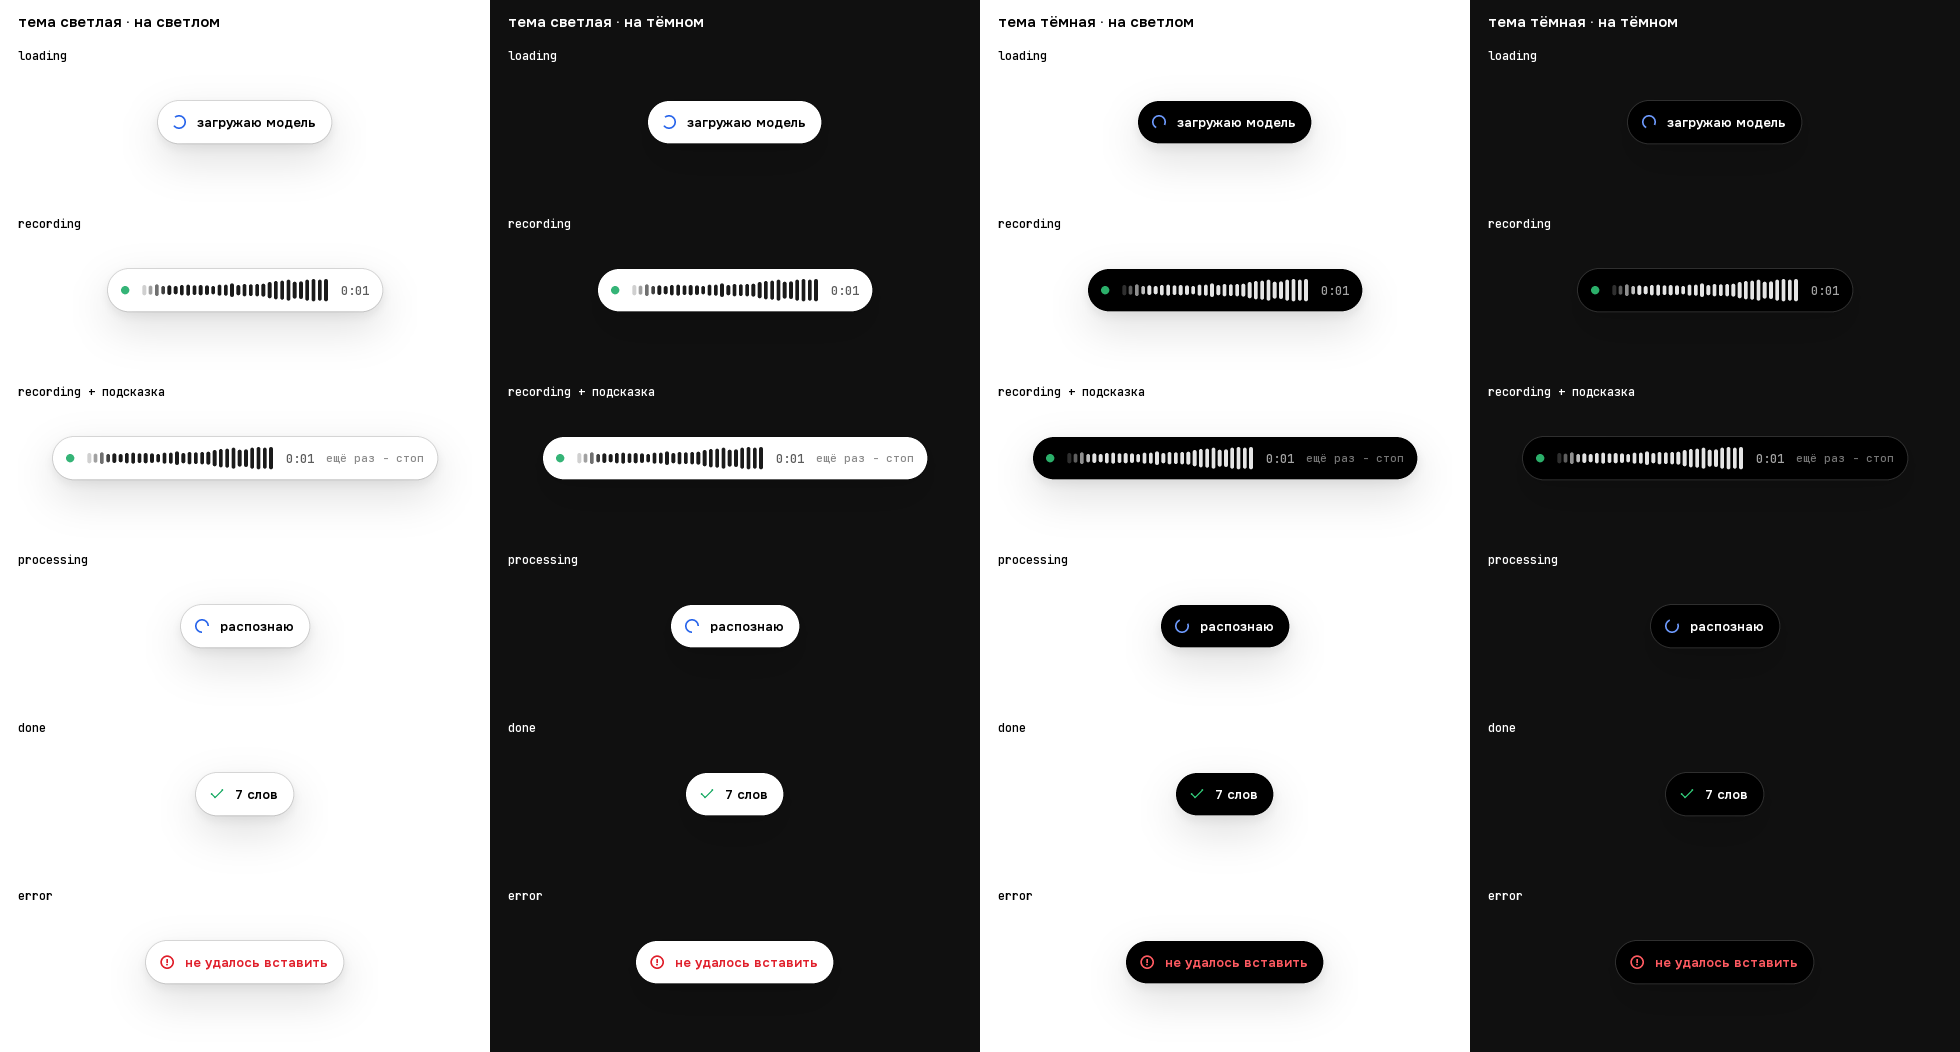

Here is the Python script that generated this plot:
"""Контактный лист пилюли-оверлея: все состояния, обе темы, обе подложки.

Оверлей рисуется в PIL и уходит в layered-окно поверх экрана. Снимать его с
экрана нечестно: кадр тогда зависит от того, что сейчас на рабочем столе.
Окна тут поэтому нет вообще - кадр собирается из тех же двух кусков, из
которых его собирает Overlay._frame: «хром» (капсула с тенью, _chrome) плюс
«контент» (точка, волна, спиннер, галка - _content). Микрофон, модель и GPU
не нужны: уровни громкости синтетические.

Каждое состояние снимается на светлой и на тёмной плашке, и так для обеих тем
приложения. Пилюля всплывает над чужим окном - тень --shadow-lg и волосяная
линия обязаны читаться на любом фоне (на светлом тут уже ловили горизонтальный
шов от обрезанного хвоста тени, см. HANDOFF.md).

    python tools/preview_overlay.py     ->  tools/preview_overlay.png
"""

import math
import os
import random
import sys
import time

ROOT = os.path.dirname(os.path.dirname(os.path.abspath(__file__)))
sys.path.insert(0, ROOT)
os.chdir(ROOT)                     # как app.py: приложение живёт от своего корня

from PIL import Image, ImageDraw  # noqa: E402

import layered  # noqa: E402

# До создания любого окна - как в app.py. Своих окон мы не создаём, но от этого
# зависит масштаб, который вернёт active_monitor(): без DPI-awareness Windows
# соврёт про 96 dpi, и на мониторе со 150% пилюля выйдет не того размера.
layered.set_dpi_awareness()

import overlay as OV  # noqa: E402
import theme as T  # noqa: E402

OUT = os.path.join(ROOT, "tools", "preview_overlay.png")

# Плашки под кадры - это не токены системы, а «чужое окно, куда диктуют»:
# белый редактор и тёмная IDE. Белый взят чистый: на нём хвост тени видно
# лучше всего, и шов, если он вернётся, вылезет именно там.
PLATES = (("на светлом", (255, 255, 255)), ("на тёмном", (16, 16, 16)))
THEMES = (("light", "светлая"), ("dark", "тёмная"))

HINT = "ещё раз - стоп"            # ровно то, что ставит app.py в режиме toggle
SEED = 20260715                    # превью должно быть одинаковым от запуска к запуску


class _Root:
    """Заглушка вместо tk-root.

    Overlay планирует перерисовку через root.after, а мы рисуем кадры сами и
    по своим часам - таймеры заводить нельзя, иначе «готово» успеет спрятаться
    прямо посреди съёмки. tkinter здесь не нужен вовсе: оверлей - чистый PIL.
    """

    def after(self, _ms, _fn=None, *_args):
        return None

    def after_cancel(self, _job):
        pass


class _Levels:
    """Синтетический микрофон: отдаёт RMS-уровни, как recorder.drain_levels().

    Отдаёт их НЕ на каждый вызов, и это здесь главное. Настоящие уровни
    приходят раз в T.LEVEL_MS (~31/с), а кадров 60/с - на большинстве кадров
    новых данных нет, и оверлей обязан это переживать. Генератор, который
    сыпал уровень на каждый вызов, ровно этим и спрятал баг: на живом
    микрофоне осциллограмма схлопывалась в ниточку, а превью показывало
    красивую волну (HANDOFF.md, «Звук / оверлей»).

    Часы синтетические: их двигает тот, кто просит кадр, - см. _shoot().
    """

    def __init__(self):
        self.now = 0.0
        self._next: float | None = None   # первый вызов задаст точку отсчёта
        self._t = 0.0
        self._rnd = random.Random(SEED)

    def __call__(self) -> list[float]:
        if self._next is None:
            self._next = self.now
        step = T.LEVEL_MS / 1000.0
        out = []
        while self.now >= self._next:
            out.append(self._rms(self._t))
            self._t += step
            self._next += step
        return out

    def _rms(self, t: float) -> float:
        """Речь - это не синус: слоги идут пачками, между фразами провалы.
        Медленная огибающая (фраза) на быстрой (слоги) плюс разброс. Числа -
        из замеров на живой машине: речь в микрофон даёт rms 0.05-0.2, тихая
        комната ~0.0004."""
        phrase = 0.5 + 0.5 * math.sin(2 * math.pi * 0.6 * t)
        syllables = 0.5 + 0.5 * math.sin(2 * math.pi * 4.7 * t + 1.2)
        loud = 0.05 + 0.15 * phrase ** 1.5 * (0.3 + 0.7 * syllables)
        return max(0.0004, loud * (0.7 + 0.6 * self._rnd.random()))


def _states():
    """Что снимаем: подпись, чем это включается, подсказка, сколько крутить.

    Порядок - жизненный цикл диктовки. Подписи у DONE и ERROR настоящие, из
    app.py: по ним видно реальную ширину пилюли, а не выдуманную. Секунды
    нужны только записи (волне надо натечь на все WAVE_BARS полосок) и
    спиннеру - остальные состояния статичны с первого же кадра.
    """
    return (
        ("loading", lambda ov: ov.show_loading(), "", 0.5),
        ("recording", lambda ov: ov.show_recording(), "", 2.0),
        ("recording + подсказка", lambda ov: ov.show_recording(), HINT, 2.0),
        ("processing", lambda ov: ov.show_processing(), "", 0.5),
        ("done", lambda ov: ov.show_done("7 слов"), "", 0.4),
        ("error", lambda ov: ov.show_error("не удалось вставить"), "", 0.4),
    )


def _shoot(ov, enter, hint: str, dur: float) -> Image.Image:
    """Прогнать состояние по кадрам и собрать последний кадр целиком.

    Кадры считаются по синтетическим часам, но от настоящих: Overlay ставит
    отсчёт записи по time.perf_counter() у себя внутри, и «now» из другой
    эпохи он принял бы за прошлое - таймер показал бы чушь.

    Крутить все dur секунд нужно ради волны: _content на каждом кадре качает
    уровни через _pump_bars, и полоски набегают только со временем. Склеиваем
    же только последний кадр - кросс-фейда между состояниями на превью не
    надо, там нужна пилюля, а не середина перехода.
    """
    levels = _Levels()
    ov.level_fn = levels
    ov.set_hint(hint)              # до enter(): в app.py hint ставится первым
    enter(ov)
    w = ov._width(ov._state)       # ширина состояния постоянна, пока оно одно
    t0 = time.perf_counter()
    content = None
    for i in range(max(1, round(dur * T.FPS))):
        levels.now = now = t0 + i / T.FPS
        content = ov._content(ov._state, w, now)
    img = ov._chrome(w).copy()
    img.alpha_composite(content)
    return img


def _frames() -> dict:
    """{тема: [(подпись, кадр)]}.

    Overlay один на обе темы - ровно как в приложении: тему там переключают на
    живом оверлее. Поэтому и retheme(): капсула с тенью кэшируется картинкой,
    а картинка про смену палитры не знает.
    """
    ov = OV.Overlay(_Root())
    out = {}
    for name, _title in THEMES:
        T.set_theme(name)
        ov.retheme()
        out[name] = [(label, _shoot(ov, enter, hint, dur))
                     for label, enter, hint, dur in _states()]
    ov.destroy()
    return out


def _sheet(by_theme: dict) -> Image.Image:
    """Собрать лист: состояния сверху вниз, тема x плашка - слева направо."""
    scale = layered.active_monitor()[1]

    def px(v: float) -> int:
        return max(1, round(v * scale))

    head_f = T.font(px(T.T_MD), T.W_SEMIBOLD)
    lab_f = T.font(px(T.T_XS), T.W_MEDIUM, mono=True)
    pad, head_h, lab_h = px(18), px(44), px(22)

    cols = [(f"тема {ttl} · {ptitle}", name, bg)
            for name, ttl in THEMES for ptitle, bg in PLATES]
    frames = [f for fr in by_theme.values() for f in fr]
    fw = max(img.width for _l, img in frames)
    fh = max(img.height for _l, img in frames)
    col_w = fw + 2 * pad
    col_h = head_h + max(len(fr) for fr in by_theme.values()) * (lab_h + fh)

    sheet = Image.new("RGB", (col_w * len(cols), col_h))
    for i, (title, name, bg) in enumerate(cols):
        plate = Image.new("RGBA", (col_w, col_h), (*bg, 255))
        # подписи - чернилами этой плашки, а не темы: лист читают глазами,
        # а не через токены
        pen = (0, 0, 0) if sum(bg) > 3 * 128 else (255, 255, 255)
        d = ImageDraw.Draw(plate)
        d.text((pad, head_h / 2), title, font=head_f, fill=(*pen, 255), anchor="lm")
        y = head_h
        for label, img in by_theme[name]:
            d.text((pad, y + lab_h / 2), label, font=lab_f, fill=(*pen, 160), anchor="lm")
            plate.alpha_composite(img, ((col_w - img.width) // 2, y + lab_h))
            y += lab_h + fh
        sheet.paste(plate.convert("RGB"), (i * col_w, 0))
    return sheet


def main() -> None:
    _sheet(_frames()).save(OUT, optimize=True)
    print(OUT)


if __name__ == "__main__":
    main()
